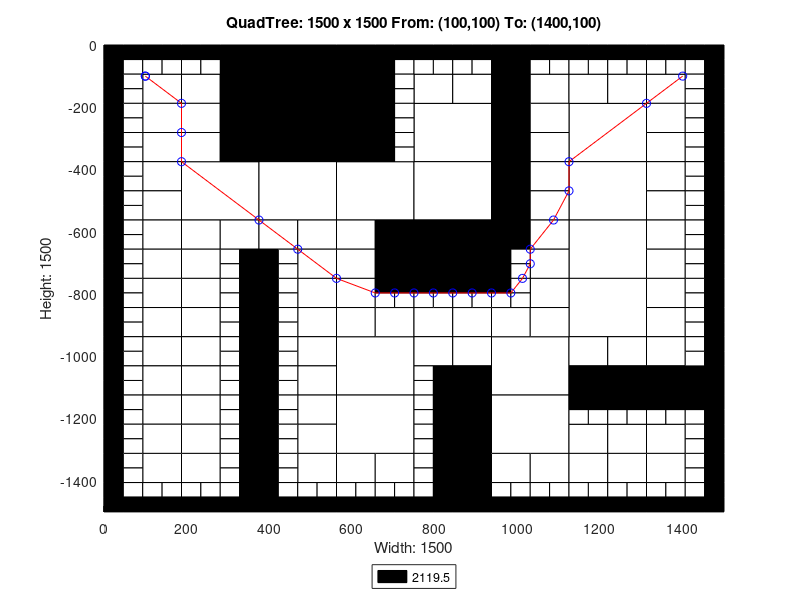

Recreate this plot in MATLAB.
axis([0 1500 -1500 0]);
title('QuadTree: 1500 x 1500 From: (100,100) To: (1400,100)');
xlabel('Width: 1500');
ylabel('Height: 1500');
rectangle('Position',[375 -187.5 187.5 187.5], 'FaceColor',[0 0 0]);
rectangle('Position',[375 -375 187.5 187.5], 'FaceColor',[0 0 0]);
rectangle('Position',[187.5 -562.5 187.5 187.5], 'FaceColor',[1 1 1]);
rectangle('Position',[375 -562.5 187.5 187.5], 'FaceColor',[1 1 1]);
rectangle('Position',[562.5 -562.5 187.5 187.5], 'FaceColor',[1 1 1]);
rectangle('Position',[750 -375 187.5 187.5], 'FaceColor',[1 1 1]);
rectangle('Position',[1125 -375 187.5 187.5], 'FaceColor',[1 1 1]);
rectangle('Position',[750 -562.5 187.5 187.5], 'FaceColor',[1 1 1]);
rectangle('Position',[750 -750 187.5 187.5], 'FaceColor',[0 0 0]);
rectangle('Position',[1125 -562.5 187.5 187.5], 'FaceColor',[1 1 1]);
rectangle('Position',[1125 -750 187.5 187.5], 'FaceColor',[1 1 1]);
rectangle('Position',[562.5 -1125 187.5 187.5], 'FaceColor',[1 1 1]);
rectangle('Position',[562.5 -1312.5 187.5 187.5], 'FaceColor',[1 1 1]);
rectangle('Position',[937.5 -1125 187.5 187.5], 'FaceColor',[1 1 1]);
rectangle('Position',[1125 -937.5 187.5 187.5], 'FaceColor',[1 1 1]);
rectangle('Position',[937.5 -1312.5 187.5 187.5], 'FaceColor',[1 1 1]);
rectangle('Position',[93.75 -187.5 93.75 93.75], 'FaceColor',[1 1 1]);
rectangle('Position',[281.25 -93.75 93.75 93.75], 'FaceColor',[0 0 0]);
rectangle('Position',[187.5 -187.5 93.75 93.75], 'FaceColor',[1 1 1]);
rectangle('Position',[281.25 -187.5 93.75 93.75], 'FaceColor',[0 0 0]);
rectangle('Position',[93.75 -281.25 93.75 93.75], 'FaceColor',[1 1 1]);
rectangle('Position',[93.75 -375 93.75 93.75], 'FaceColor',[1 1 1]);
rectangle('Position',[187.5 -281.25 93.75 93.75], 'FaceColor',[1 1 1]);
rectangle('Position',[281.25 -281.25 93.75 93.75], 'FaceColor',[0 0 0]);
rectangle('Position',[187.5 -375 93.75 93.75], 'FaceColor',[1 1 1]);
rectangle('Position',[281.25 -375 93.75 93.75], 'FaceColor',[0 0 0]);
rectangle('Position',[562.5 -93.75 93.75 93.75], 'FaceColor',[0 0 0]);
rectangle('Position',[562.5 -187.5 93.75 93.75], 'FaceColor',[0 0 0]);
rectangle('Position',[562.5 -281.25 93.75 93.75], 'FaceColor',[0 0 0]);
rectangle('Position',[562.5 -375 93.75 93.75], 'FaceColor',[0 0 0]);
rectangle('Position',[93.75 -468.75 93.75 93.75], 'FaceColor',[1 1 1]);
rectangle('Position',[93.75 -562.5 93.75 93.75], 'FaceColor',[1 1 1]);
rectangle('Position',[93.75 -656.25 93.75 93.75], 'FaceColor',[1 1 1]);
rectangle('Position',[93.75 -750 93.75 93.75], 'FaceColor',[1 1 1]);
rectangle('Position',[187.5 -656.25 93.75 93.75], 'FaceColor',[1 1 1]);
rectangle('Position',[281.25 -656.25 93.75 93.75], 'FaceColor',[1 1 1]);
rectangle('Position',[187.5 -750 93.75 93.75], 'FaceColor',[1 1 1]);
rectangle('Position',[375 -656.25 93.75 93.75], 'FaceColor',[1 1 1]);
rectangle('Position',[468.75 -656.25 93.75 93.75], 'FaceColor',[1 1 1]);
rectangle('Position',[468.75 -750 93.75 93.75], 'FaceColor',[1 1 1]);
rectangle('Position',[562.5 -656.25 93.75 93.75], 'FaceColor',[1 1 1]);
rectangle('Position',[656.25 -656.25 93.75 93.75], 'FaceColor',[0 0 0]);
rectangle('Position',[562.5 -750 93.75 93.75], 'FaceColor',[1 1 1]);
rectangle('Position',[656.25 -750 93.75 93.75], 'FaceColor',[0 0 0]);
rectangle('Position',[750 -187.5 93.75 93.75], 'FaceColor',[1 1 1]);
rectangle('Position',[843.75 -187.5 93.75 93.75], 'FaceColor',[1 1 1]);
rectangle('Position',[937.5 -93.75 93.75 93.75], 'FaceColor',[0 0 0]);
rectangle('Position',[937.5 -187.5 93.75 93.75], 'FaceColor',[0 0 0]);
rectangle('Position',[1031.25 -187.5 93.75 93.75], 'FaceColor',[1 1 1]);
rectangle('Position',[937.5 -281.25 93.75 93.75], 'FaceColor',[0 0 0]);
rectangle('Position',[1031.25 -281.25 93.75 93.75], 'FaceColor',[1 1 1]);
rectangle('Position',[937.5 -375 93.75 93.75], 'FaceColor',[0 0 0]);
rectangle('Position',[1031.25 -375 93.75 93.75], 'FaceColor',[1 1 1]);
rectangle('Position',[1125 -187.5 93.75 93.75], 'FaceColor',[1 1 1]);
rectangle('Position',[1218.75 -187.5 93.75 93.75], 'FaceColor',[1 1 1]);
rectangle('Position',[1312.5 -187.5 93.75 93.75], 'FaceColor',[1 1 1]);
rectangle('Position',[1312.5 -281.25 93.75 93.75], 'FaceColor',[1 1 1]);
rectangle('Position',[1312.5 -375 93.75 93.75], 'FaceColor',[1 1 1]);
rectangle('Position',[937.5 -468.75 93.75 93.75], 'FaceColor',[0 0 0]);
rectangle('Position',[1031.25 -468.75 93.75 93.75], 'FaceColor',[1 1 1]);
rectangle('Position',[937.5 -562.5 93.75 93.75], 'FaceColor',[0 0 0]);
rectangle('Position',[1031.25 -562.5 93.75 93.75], 'FaceColor',[1 1 1]);
rectangle('Position',[937.5 -656.25 93.75 93.75], 'FaceColor',[0 0 0]);
rectangle('Position',[1031.25 -656.25 93.75 93.75], 'FaceColor',[1 1 1]);
rectangle('Position',[1031.25 -750 93.75 93.75], 'FaceColor',[1 1 1]);
rectangle('Position',[1312.5 -468.75 93.75 93.75], 'FaceColor',[1 1 1]);
rectangle('Position',[1312.5 -562.5 93.75 93.75], 'FaceColor',[1 1 1]);
rectangle('Position',[1312.5 -656.25 93.75 93.75], 'FaceColor',[1 1 1]);
rectangle('Position',[1312.5 -750 93.75 93.75], 'FaceColor',[1 1 1]);
rectangle('Position',[93.75 -843.75 93.75 93.75], 'FaceColor',[1 1 1]);
rectangle('Position',[93.75 -937.5 93.75 93.75], 'FaceColor',[1 1 1]);
rectangle('Position',[187.5 -843.75 93.75 93.75], 'FaceColor',[1 1 1]);
rectangle('Position',[187.5 -937.5 93.75 93.75], 'FaceColor',[1 1 1]);
rectangle('Position',[93.75 -1031.25 93.75 93.75], 'FaceColor',[1 1 1]);
rectangle('Position',[93.75 -1125 93.75 93.75], 'FaceColor',[1 1 1]);
rectangle('Position',[187.5 -1031.25 93.75 93.75], 'FaceColor',[1 1 1]);
rectangle('Position',[187.5 -1125 93.75 93.75], 'FaceColor',[1 1 1]);
rectangle('Position',[468.75 -843.75 93.75 93.75], 'FaceColor',[1 1 1]);
rectangle('Position',[468.75 -937.5 93.75 93.75], 'FaceColor',[1 1 1]);
rectangle('Position',[562.5 -843.75 93.75 93.75], 'FaceColor',[1 1 1]);
rectangle('Position',[562.5 -937.5 93.75 93.75], 'FaceColor',[1 1 1]);
rectangle('Position',[656.25 -937.5 93.75 93.75], 'FaceColor',[1 1 1]);
rectangle('Position',[468.75 -1031.25 93.75 93.75], 'FaceColor',[1 1 1]);
rectangle('Position',[468.75 -1125 93.75 93.75], 'FaceColor',[1 1 1]);
rectangle('Position',[93.75 -1218.75 93.75 93.75], 'FaceColor',[1 1 1]);
rectangle('Position',[93.75 -1312.5 93.75 93.75], 'FaceColor',[1 1 1]);
rectangle('Position',[187.5 -1218.75 93.75 93.75], 'FaceColor',[1 1 1]);
rectangle('Position',[187.5 -1312.5 93.75 93.75], 'FaceColor',[1 1 1]);
rectangle('Position',[93.75 -1406.25 93.75 93.75], 'FaceColor',[1 1 1]);
rectangle('Position',[187.5 -1406.25 93.75 93.75], 'FaceColor',[1 1 1]);
rectangle('Position',[468.75 -1218.75 93.75 93.75], 'FaceColor',[1 1 1]);
rectangle('Position',[468.75 -1312.5 93.75 93.75], 'FaceColor',[1 1 1]);
rectangle('Position',[468.75 -1406.25 93.75 93.75], 'FaceColor',[1 1 1]);
rectangle('Position',[562.5 -1406.25 93.75 93.75], 'FaceColor',[1 1 1]);
rectangle('Position',[656.25 -1406.25 93.75 93.75], 'FaceColor',[1 1 1]);
rectangle('Position',[750 -937.5 93.75 93.75], 'FaceColor',[1 1 1]);
rectangle('Position',[843.75 -937.5 93.75 93.75], 'FaceColor',[1 1 1]);
rectangle('Position',[1031.25 -843.75 93.75 93.75], 'FaceColor',[1 1 1]);
rectangle('Position',[937.5 -937.5 93.75 93.75], 'FaceColor',[1 1 1]);
rectangle('Position',[1031.25 -937.5 93.75 93.75], 'FaceColor',[1 1 1]);
rectangle('Position',[750 -1031.25 93.75 93.75], 'FaceColor',[1 1 1]);
rectangle('Position',[843.75 -1031.25 93.75 93.75], 'FaceColor',[1 1 1]);
rectangle('Position',[843.75 -1125 93.75 93.75], 'FaceColor',[0 0 0]);
rectangle('Position',[1312.5 -843.75 93.75 93.75], 'FaceColor',[1 1 1]);
rectangle('Position',[1312.5 -937.5 93.75 93.75], 'FaceColor',[1 1 1]);
rectangle('Position',[1125 -1031.25 93.75 93.75], 'FaceColor',[1 1 1]);
rectangle('Position',[1218.75 -1031.25 93.75 93.75], 'FaceColor',[1 1 1]);
rectangle('Position',[1125 -1125 93.75 93.75], 'FaceColor',[0 0 0]);
rectangle('Position',[1218.75 -1125 93.75 93.75], 'FaceColor',[0 0 0]);
rectangle('Position',[1312.5 -1031.25 93.75 93.75], 'FaceColor',[1 1 1]);
rectangle('Position',[1312.5 -1125 93.75 93.75], 'FaceColor',[0 0 0]);
rectangle('Position',[1406.25 -1125 93.75 93.75], 'FaceColor',[0 0 0]);
rectangle('Position',[843.75 -1218.75 93.75 93.75], 'FaceColor',[0 0 0]);
rectangle('Position',[843.75 -1312.5 93.75 93.75], 'FaceColor',[0 0 0]);
rectangle('Position',[843.75 -1406.25 93.75 93.75], 'FaceColor',[0 0 0]);
rectangle('Position',[843.75 -1500 93.75 93.75], 'FaceColor',[0 0 0]);
rectangle('Position',[937.5 -1406.25 93.75 93.75], 'FaceColor',[1 1 1]);
rectangle('Position',[1031.25 -1406.25 93.75 93.75], 'FaceColor',[1 1 1]);
rectangle('Position',[1125 -1312.5 93.75 93.75], 'FaceColor',[1 1 1]);
rectangle('Position',[1218.75 -1312.5 93.75 93.75], 'FaceColor',[1 1 1]);
rectangle('Position',[1312.5 -1312.5 93.75 93.75], 'FaceColor',[1 1 1]);
rectangle('Position',[1125 -1406.25 93.75 93.75], 'FaceColor',[1 1 1]);
rectangle('Position',[1218.75 -1406.25 93.75 93.75], 'FaceColor',[1 1 1]);
rectangle('Position',[1312.5 -1406.25 93.75 93.75], 'FaceColor',[1 1 1]);
rectangle('Position',[0 -46.875 46.875 46.875], 'FaceColor',[0 0 0]);
rectangle('Position',[46.875 -46.875 46.875 46.875], 'FaceColor',[0 0 0]);
rectangle('Position',[0 -93.75 46.875 46.875], 'FaceColor',[0 0 0]);
rectangle('Position',[46.875 -93.75 46.875 46.875], 'FaceColor',[1 1 1]);
rectangle('Position',[93.75 -46.875 46.875 46.875], 'FaceColor',[0 0 0]);
rectangle('Position',[140.625 -46.875 46.875 46.875], 'FaceColor',[0 0 0]);
rectangle('Position',[93.75 -93.75 46.875 46.875], 'FaceColor',[1 1 1]);
rectangle('Position',[140.625 -93.75 46.875 46.875], 'FaceColor',[1 1 1]);
rectangle('Position',[0 -140.625 46.875 46.875], 'FaceColor',[0 0 0]);
rectangle('Position',[46.875 -140.625 46.875 46.875], 'FaceColor',[1 1 1]);
rectangle('Position',[0 -187.5 46.875 46.875], 'FaceColor',[0 0 0]);
rectangle('Position',[46.875 -187.5 46.875 46.875], 'FaceColor',[1 1 1]);
rectangle('Position',[187.5 -46.875 46.875 46.875], 'FaceColor',[0 0 0]);
rectangle('Position',[234.375 -46.875 46.875 46.875], 'FaceColor',[0 0 0]);
rectangle('Position',[187.5 -93.75 46.875 46.875], 'FaceColor',[1 1 1]);
rectangle('Position',[234.375 -93.75 46.875 46.875], 'FaceColor',[1 1 1]);
rectangle('Position',[0 -234.375 46.875 46.875], 'FaceColor',[0 0 0]);
rectangle('Position',[46.875 -234.375 46.875 46.875], 'FaceColor',[1 1 1]);
rectangle('Position',[0 -281.25 46.875 46.875], 'FaceColor',[0 0 0]);
rectangle('Position',[46.875 -281.25 46.875 46.875], 'FaceColor',[1 1 1]);
rectangle('Position',[0 -328.125 46.875 46.875], 'FaceColor',[0 0 0]);
rectangle('Position',[46.875 -328.125 46.875 46.875], 'FaceColor',[1 1 1]);
rectangle('Position',[0 -375 46.875 46.875], 'FaceColor',[0 0 0]);
rectangle('Position',[46.875 -375 46.875 46.875], 'FaceColor',[1 1 1]);
rectangle('Position',[656.25 -46.875 46.875 46.875], 'FaceColor',[0 0 0]);
rectangle('Position',[703.125 -46.875 46.875 46.875], 'FaceColor',[0 0 0]);
rectangle('Position',[656.25 -93.75 46.875 46.875], 'FaceColor',[0 0 0]);
rectangle('Position',[703.125 -93.75 46.875 46.875], 'FaceColor',[1 1 1]);
rectangle('Position',[656.25 -140.625 46.875 46.875], 'FaceColor',[0 0 0]);
rectangle('Position',[703.125 -140.625 46.875 46.875], 'FaceColor',[1 1 1]);
rectangle('Position',[656.25 -187.5 46.875 46.875], 'FaceColor',[0 0 0]);
rectangle('Position',[703.125 -187.5 46.875 46.875], 'FaceColor',[1 1 1]);
rectangle('Position',[656.25 -234.375 46.875 46.875], 'FaceColor',[0 0 0]);
rectangle('Position',[703.125 -234.375 46.875 46.875], 'FaceColor',[1 1 1]);
rectangle('Position',[656.25 -281.25 46.875 46.875], 'FaceColor',[0 0 0]);
rectangle('Position',[703.125 -281.25 46.875 46.875], 'FaceColor',[1 1 1]);
rectangle('Position',[656.25 -328.125 46.875 46.875], 'FaceColor',[0 0 0]);
rectangle('Position',[703.125 -328.125 46.875 46.875], 'FaceColor',[1 1 1]);
rectangle('Position',[656.25 -375 46.875 46.875], 'FaceColor',[0 0 0]);
rectangle('Position',[703.125 -375 46.875 46.875], 'FaceColor',[1 1 1]);
rectangle('Position',[0 -421.875 46.875 46.875], 'FaceColor',[0 0 0]);
rectangle('Position',[46.875 -421.875 46.875 46.875], 'FaceColor',[1 1 1]);
rectangle('Position',[0 -468.75 46.875 46.875], 'FaceColor',[0 0 0]);
rectangle('Position',[46.875 -468.75 46.875 46.875], 'FaceColor',[1 1 1]);
rectangle('Position',[0 -515.625 46.875 46.875], 'FaceColor',[0 0 0]);
rectangle('Position',[46.875 -515.625 46.875 46.875], 'FaceColor',[1 1 1]);
rectangle('Position',[0 -562.5 46.875 46.875], 'FaceColor',[0 0 0]);
rectangle('Position',[46.875 -562.5 46.875 46.875], 'FaceColor',[1 1 1]);
rectangle('Position',[0 -609.375 46.875 46.875], 'FaceColor',[0 0 0]);
rectangle('Position',[46.875 -609.375 46.875 46.875], 'FaceColor',[1 1 1]);
rectangle('Position',[0 -656.25 46.875 46.875], 'FaceColor',[0 0 0]);
rectangle('Position',[46.875 -656.25 46.875 46.875], 'FaceColor',[1 1 1]);
rectangle('Position',[0 -703.125 46.875 46.875], 'FaceColor',[0 0 0]);
rectangle('Position',[46.875 -703.125 46.875 46.875], 'FaceColor',[1 1 1]);
rectangle('Position',[0 -750 46.875 46.875], 'FaceColor',[0 0 0]);
rectangle('Position',[46.875 -750 46.875 46.875], 'FaceColor',[1 1 1]);
rectangle('Position',[281.25 -703.125 46.875 46.875], 'FaceColor',[1 1 1]);
rectangle('Position',[328.125 -703.125 46.875 46.875], 'FaceColor',[0 0 0]);
rectangle('Position',[281.25 -750 46.875 46.875], 'FaceColor',[1 1 1]);
rectangle('Position',[328.125 -750 46.875 46.875], 'FaceColor',[0 0 0]);
rectangle('Position',[375 -703.125 46.875 46.875], 'FaceColor',[0 0 0]);
rectangle('Position',[421.875 -703.125 46.875 46.875], 'FaceColor',[1 1 1]);
rectangle('Position',[375 -750 46.875 46.875], 'FaceColor',[0 0 0]);
rectangle('Position',[421.875 -750 46.875 46.875], 'FaceColor',[1 1 1]);
rectangle('Position',[750 -46.875 46.875 46.875], 'FaceColor',[0 0 0]);
rectangle('Position',[796.875 -46.875 46.875 46.875], 'FaceColor',[0 0 0]);
rectangle('Position',[750 -93.75 46.875 46.875], 'FaceColor',[1 1 1]);
rectangle('Position',[796.875 -93.75 46.875 46.875], 'FaceColor',[1 1 1]);
rectangle('Position',[843.75 -46.875 46.875 46.875], 'FaceColor',[0 0 0]);
rectangle('Position',[890.625 -46.875 46.875 46.875], 'FaceColor',[0 0 0]);
rectangle('Position',[843.75 -93.75 46.875 46.875], 'FaceColor',[1 1 1]);
rectangle('Position',[890.625 -93.75 46.875 46.875], 'FaceColor',[1 1 1]);
rectangle('Position',[1031.25 -46.875 46.875 46.875], 'FaceColor',[0 0 0]);
rectangle('Position',[1078.12 -46.875 46.875 46.875], 'FaceColor',[0 0 0]);
rectangle('Position',[1031.25 -93.75 46.875 46.875], 'FaceColor',[1 1 1]);
rectangle('Position',[1078.12 -93.75 46.875 46.875], 'FaceColor',[1 1 1]);
rectangle('Position',[1125 -46.875 46.875 46.875], 'FaceColor',[0 0 0]);
rectangle('Position',[1171.88 -46.875 46.875 46.875], 'FaceColor',[0 0 0]);
rectangle('Position',[1125 -93.75 46.875 46.875], 'FaceColor',[1 1 1]);
rectangle('Position',[1171.88 -93.75 46.875 46.875], 'FaceColor',[1 1 1]);
rectangle('Position',[1218.75 -46.875 46.875 46.875], 'FaceColor',[0 0 0]);
rectangle('Position',[1265.62 -46.875 46.875 46.875], 'FaceColor',[0 0 0]);
rectangle('Position',[1218.75 -93.75 46.875 46.875], 'FaceColor',[1 1 1]);
rectangle('Position',[1265.62 -93.75 46.875 46.875], 'FaceColor',[1 1 1]);
rectangle('Position',[1312.5 -46.875 46.875 46.875], 'FaceColor',[0 0 0]);
rectangle('Position',[1359.38 -46.875 46.875 46.875], 'FaceColor',[0 0 0]);
rectangle('Position',[1312.5 -93.75 46.875 46.875], 'FaceColor',[1 1 1]);
rectangle('Position',[1359.38 -93.75 46.875 46.875], 'FaceColor',[1 1 1]);
rectangle('Position',[1406.25 -46.875 46.875 46.875], 'FaceColor',[0 0 0]);
rectangle('Position',[1453.12 -46.875 46.875 46.875], 'FaceColor',[0 0 0]);
rectangle('Position',[1406.25 -93.75 46.875 46.875], 'FaceColor',[1 1 1]);
rectangle('Position',[1453.12 -93.75 46.875 46.875], 'FaceColor',[0 0 0]);
rectangle('Position',[1406.25 -140.625 46.875 46.875], 'FaceColor',[1 1 1]);
rectangle('Position',[1453.12 -140.625 46.875 46.875], 'FaceColor',[0 0 0]);
rectangle('Position',[1406.25 -187.5 46.875 46.875], 'FaceColor',[1 1 1]);
rectangle('Position',[1453.12 -187.5 46.875 46.875], 'FaceColor',[0 0 0]);
rectangle('Position',[1406.25 -234.375 46.875 46.875], 'FaceColor',[1 1 1]);
rectangle('Position',[1453.12 -234.375 46.875 46.875], 'FaceColor',[0 0 0]);
rectangle('Position',[1406.25 -281.25 46.875 46.875], 'FaceColor',[1 1 1]);
rectangle('Position',[1453.12 -281.25 46.875 46.875], 'FaceColor',[0 0 0]);
rectangle('Position',[1406.25 -328.125 46.875 46.875], 'FaceColor',[1 1 1]);
rectangle('Position',[1453.12 -328.125 46.875 46.875], 'FaceColor',[0 0 0]);
rectangle('Position',[1406.25 -375 46.875 46.875], 'FaceColor',[1 1 1]);
rectangle('Position',[1453.12 -375 46.875 46.875], 'FaceColor',[0 0 0]);
rectangle('Position',[937.5 -703.125 46.875 46.875], 'FaceColor',[0 0 0]);
rectangle('Position',[984.375 -703.125 46.875 46.875], 'FaceColor',[1 1 1]);
rectangle('Position',[937.5 -750 46.875 46.875], 'FaceColor',[0 0 0]);
rectangle('Position',[984.375 -750 46.875 46.875], 'FaceColor',[1 1 1]);
rectangle('Position',[1406.25 -421.875 46.875 46.875], 'FaceColor',[1 1 1]);
rectangle('Position',[1453.12 -421.875 46.875 46.875], 'FaceColor',[0 0 0]);
rectangle('Position',[1406.25 -468.75 46.875 46.875], 'FaceColor',[1 1 1]);
rectangle('Position',[1453.12 -468.75 46.875 46.875], 'FaceColor',[0 0 0]);
rectangle('Position',[1406.25 -515.625 46.875 46.875], 'FaceColor',[1 1 1]);
rectangle('Position',[1453.12 -515.625 46.875 46.875], 'FaceColor',[0 0 0]);
rectangle('Position',[1406.25 -562.5 46.875 46.875], 'FaceColor',[1 1 1]);
rectangle('Position',[1453.12 -562.5 46.875 46.875], 'FaceColor',[0 0 0]);
rectangle('Position',[1406.25 -609.375 46.875 46.875], 'FaceColor',[1 1 1]);
rectangle('Position',[1453.12 -609.375 46.875 46.875], 'FaceColor',[0 0 0]);
rectangle('Position',[1406.25 -656.25 46.875 46.875], 'FaceColor',[1 1 1]);
rectangle('Position',[1453.12 -656.25 46.875 46.875], 'FaceColor',[0 0 0]);
rectangle('Position',[1406.25 -703.125 46.875 46.875], 'FaceColor',[1 1 1]);
rectangle('Position',[1453.12 -703.125 46.875 46.875], 'FaceColor',[0 0 0]);
rectangle('Position',[1406.25 -750 46.875 46.875], 'FaceColor',[1 1 1]);
rectangle('Position',[1453.12 -750 46.875 46.875], 'FaceColor',[0 0 0]);
rectangle('Position',[0 -796.875 46.875 46.875], 'FaceColor',[0 0 0]);
rectangle('Position',[46.875 -796.875 46.875 46.875], 'FaceColor',[1 1 1]);
rectangle('Position',[0 -843.75 46.875 46.875], 'FaceColor',[0 0 0]);
rectangle('Position',[46.875 -843.75 46.875 46.875], 'FaceColor',[1 1 1]);
rectangle('Position',[0 -890.625 46.875 46.875], 'FaceColor',[0 0 0]);
rectangle('Position',[46.875 -890.625 46.875 46.875], 'FaceColor',[1 1 1]);
rectangle('Position',[0 -937.5 46.875 46.875], 'FaceColor',[0 0 0]);
rectangle('Position',[46.875 -937.5 46.875 46.875], 'FaceColor',[1 1 1]);
rectangle('Position',[281.25 -796.875 46.875 46.875], 'FaceColor',[1 1 1]);
rectangle('Position',[328.125 -796.875 46.875 46.875], 'FaceColor',[0 0 0]);
rectangle('Position',[281.25 -843.75 46.875 46.875], 'FaceColor',[1 1 1]);
rectangle('Position',[328.125 -843.75 46.875 46.875], 'FaceColor',[0 0 0]);
rectangle('Position',[281.25 -890.625 46.875 46.875], 'FaceColor',[1 1 1]);
rectangle('Position',[328.125 -890.625 46.875 46.875], 'FaceColor',[0 0 0]);
rectangle('Position',[281.25 -937.5 46.875 46.875], 'FaceColor',[1 1 1]);
rectangle('Position',[328.125 -937.5 46.875 46.875], 'FaceColor',[0 0 0]);
rectangle('Position',[0 -984.375 46.875 46.875], 'FaceColor',[0 0 0]);
rectangle('Position',[46.875 -984.375 46.875 46.875], 'FaceColor',[1 1 1]);
rectangle('Position',[0 -1031.25 46.875 46.875], 'FaceColor',[0 0 0]);
rectangle('Position',[46.875 -1031.25 46.875 46.875], 'FaceColor',[1 1 1]);
rectangle('Position',[0 -1078.12 46.875 46.875], 'FaceColor',[0 0 0]);
rectangle('Position',[46.875 -1078.12 46.875 46.875], 'FaceColor',[1 1 1]);
rectangle('Position',[0 -1125 46.875 46.875], 'FaceColor',[0 0 0]);
rectangle('Position',[46.875 -1125 46.875 46.875], 'FaceColor',[1 1 1]);
rectangle('Position',[281.25 -984.375 46.875 46.875], 'FaceColor',[1 1 1]);
rectangle('Position',[328.125 -984.375 46.875 46.875], 'FaceColor',[0 0 0]);
rectangle('Position',[281.25 -1031.25 46.875 46.875], 'FaceColor',[1 1 1]);
rectangle('Position',[328.125 -1031.25 46.875 46.875], 'FaceColor',[0 0 0]);
rectangle('Position',[281.25 -1078.12 46.875 46.875], 'FaceColor',[1 1 1]);
rectangle('Position',[328.125 -1078.12 46.875 46.875], 'FaceColor',[0 0 0]);
rectangle('Position',[281.25 -1125 46.875 46.875], 'FaceColor',[1 1 1]);
rectangle('Position',[328.125 -1125 46.875 46.875], 'FaceColor',[0 0 0]);
rectangle('Position',[375 -796.875 46.875 46.875], 'FaceColor',[0 0 0]);
rectangle('Position',[421.875 -796.875 46.875 46.875], 'FaceColor',[1 1 1]);
rectangle('Position',[375 -843.75 46.875 46.875], 'FaceColor',[0 0 0]);
rectangle('Position',[421.875 -843.75 46.875 46.875], 'FaceColor',[1 1 1]);
rectangle('Position',[375 -890.625 46.875 46.875], 'FaceColor',[0 0 0]);
rectangle('Position',[421.875 -890.625 46.875 46.875], 'FaceColor',[1 1 1]);
rectangle('Position',[375 -937.5 46.875 46.875], 'FaceColor',[0 0 0]);
rectangle('Position',[421.875 -937.5 46.875 46.875], 'FaceColor',[1 1 1]);
rectangle('Position',[656.25 -796.875 46.875 46.875], 'FaceColor',[0 0 0]);
rectangle('Position',[703.125 -796.875 46.875 46.875], 'FaceColor',[0 0 0]);
rectangle('Position',[656.25 -843.75 46.875 46.875], 'FaceColor',[1 1 1]);
rectangle('Position',[703.125 -843.75 46.875 46.875], 'FaceColor',[1 1 1]);
rectangle('Position',[375 -984.375 46.875 46.875], 'FaceColor',[0 0 0]);
rectangle('Position',[421.875 -984.375 46.875 46.875], 'FaceColor',[1 1 1]);
rectangle('Position',[375 -1031.25 46.875 46.875], 'FaceColor',[0 0 0]);
rectangle('Position',[421.875 -1031.25 46.875 46.875], 'FaceColor',[1 1 1]);
rectangle('Position',[375 -1078.12 46.875 46.875], 'FaceColor',[0 0 0]);
rectangle('Position',[421.875 -1078.12 46.875 46.875], 'FaceColor',[1 1 1]);
rectangle('Position',[375 -1125 46.875 46.875], 'FaceColor',[0 0 0]);
rectangle('Position',[421.875 -1125 46.875 46.875], 'FaceColor',[1 1 1]);
rectangle('Position',[0 -1171.88 46.875 46.875], 'FaceColor',[0 0 0]);
rectangle('Position',[46.875 -1171.88 46.875 46.875], 'FaceColor',[1 1 1]);
rectangle('Position',[0 -1218.75 46.875 46.875], 'FaceColor',[0 0 0]);
rectangle('Position',[46.875 -1218.75 46.875 46.875], 'FaceColor',[1 1 1]);
rectangle('Position',[0 -1265.62 46.875 46.875], 'FaceColor',[0 0 0]);
rectangle('Position',[46.875 -1265.62 46.875 46.875], 'FaceColor',[1 1 1]);
rectangle('Position',[0 -1312.5 46.875 46.875], 'FaceColor',[0 0 0]);
rectangle('Position',[46.875 -1312.5 46.875 46.875], 'FaceColor',[1 1 1]);
rectangle('Position',[281.25 -1171.88 46.875 46.875], 'FaceColor',[1 1 1]);
rectangle('Position',[328.125 -1171.88 46.875 46.875], 'FaceColor',[0 0 0]);
rectangle('Position',[281.25 -1218.75 46.875 46.875], 'FaceColor',[1 1 1]);
rectangle('Position',[328.125 -1218.75 46.875 46.875], 'FaceColor',[0 0 0]);
rectangle('Position',[281.25 -1265.62 46.875 46.875], 'FaceColor',[1 1 1]);
rectangle('Position',[328.125 -1265.62 46.875 46.875], 'FaceColor',[0 0 0]);
rectangle('Position',[281.25 -1312.5 46.875 46.875], 'FaceColor',[1 1 1]);
rectangle('Position',[328.125 -1312.5 46.875 46.875], 'FaceColor',[0 0 0]);
rectangle('Position',[0 -1359.38 46.875 46.875], 'FaceColor',[0 0 0]);
rectangle('Position',[46.875 -1359.38 46.875 46.875], 'FaceColor',[1 1 1]);
rectangle('Position',[0 -1406.25 46.875 46.875], 'FaceColor',[0 0 0]);
rectangle('Position',[46.875 -1406.25 46.875 46.875], 'FaceColor',[1 1 1]);
rectangle('Position',[0 -1453.12 46.875 46.875], 'FaceColor',[0 0 0]);
rectangle('Position',[46.875 -1453.12 46.875 46.875], 'FaceColor',[1 1 1]);
rectangle('Position',[0 -1500 46.875 46.875], 'FaceColor',[0 0 0]);
rectangle('Position',[46.875 -1500 46.875 46.875], 'FaceColor',[0 0 0]);
rectangle('Position',[93.75 -1453.12 46.875 46.875], 'FaceColor',[1 1 1]);
rectangle('Position',[140.625 -1453.12 46.875 46.875], 'FaceColor',[1 1 1]);
rectangle('Position',[93.75 -1500 46.875 46.875], 'FaceColor',[0 0 0]);
rectangle('Position',[140.625 -1500 46.875 46.875], 'FaceColor',[0 0 0]);
rectangle('Position',[281.25 -1359.38 46.875 46.875], 'FaceColor',[1 1 1]);
rectangle('Position',[328.125 -1359.38 46.875 46.875], 'FaceColor',[0 0 0]);
rectangle('Position',[281.25 -1406.25 46.875 46.875], 'FaceColor',[1 1 1]);
rectangle('Position',[328.125 -1406.25 46.875 46.875], 'FaceColor',[0 0 0]);
rectangle('Position',[187.5 -1453.12 46.875 46.875], 'FaceColor',[1 1 1]);
rectangle('Position',[234.375 -1453.12 46.875 46.875], 'FaceColor',[1 1 1]);
rectangle('Position',[187.5 -1500 46.875 46.875], 'FaceColor',[0 0 0]);
rectangle('Position',[234.375 -1500 46.875 46.875], 'FaceColor',[0 0 0]);
rectangle('Position',[281.25 -1453.12 46.875 46.875], 'FaceColor',[1 1 1]);
rectangle('Position',[328.125 -1453.12 46.875 46.875], 'FaceColor',[0 0 0]);
rectangle('Position',[281.25 -1500 46.875 46.875], 'FaceColor',[0 0 0]);
rectangle('Position',[328.125 -1500 46.875 46.875], 'FaceColor',[0 0 0]);
rectangle('Position',[375 -1171.88 46.875 46.875], 'FaceColor',[0 0 0]);
rectangle('Position',[421.875 -1171.88 46.875 46.875], 'FaceColor',[1 1 1]);
rectangle('Position',[375 -1218.75 46.875 46.875], 'FaceColor',[0 0 0]);
rectangle('Position',[421.875 -1218.75 46.875 46.875], 'FaceColor',[1 1 1]);
rectangle('Position',[375 -1265.62 46.875 46.875], 'FaceColor',[0 0 0]);
rectangle('Position',[421.875 -1265.62 46.875 46.875], 'FaceColor',[1 1 1]);
rectangle('Position',[375 -1312.5 46.875 46.875], 'FaceColor',[0 0 0]);
rectangle('Position',[421.875 -1312.5 46.875 46.875], 'FaceColor',[1 1 1]);
rectangle('Position',[375 -1359.38 46.875 46.875], 'FaceColor',[0 0 0]);
rectangle('Position',[421.875 -1359.38 46.875 46.875], 'FaceColor',[1 1 1]);
rectangle('Position',[375 -1406.25 46.875 46.875], 'FaceColor',[0 0 0]);
rectangle('Position',[421.875 -1406.25 46.875 46.875], 'FaceColor',[1 1 1]);
rectangle('Position',[375 -1453.12 46.875 46.875], 'FaceColor',[0 0 0]);
rectangle('Position',[421.875 -1453.12 46.875 46.875], 'FaceColor',[1 1 1]);
rectangle('Position',[375 -1500 46.875 46.875], 'FaceColor',[0 0 0]);
rectangle('Position',[421.875 -1500 46.875 46.875], 'FaceColor',[0 0 0]);
rectangle('Position',[468.75 -1453.12 46.875 46.875], 'FaceColor',[1 1 1]);
rectangle('Position',[515.625 -1453.12 46.875 46.875], 'FaceColor',[1 1 1]);
rectangle('Position',[468.75 -1500 46.875 46.875], 'FaceColor',[0 0 0]);
rectangle('Position',[515.625 -1500 46.875 46.875], 'FaceColor',[0 0 0]);
rectangle('Position',[562.5 -1453.12 46.875 46.875], 'FaceColor',[1 1 1]);
rectangle('Position',[609.375 -1453.12 46.875 46.875], 'FaceColor',[1 1 1]);
rectangle('Position',[562.5 -1500 46.875 46.875], 'FaceColor',[0 0 0]);
rectangle('Position',[609.375 -1500 46.875 46.875], 'FaceColor',[0 0 0]);
rectangle('Position',[656.25 -1453.12 46.875 46.875], 'FaceColor',[1 1 1]);
rectangle('Position',[703.125 -1453.12 46.875 46.875], 'FaceColor',[1 1 1]);
rectangle('Position',[656.25 -1500 46.875 46.875], 'FaceColor',[0 0 0]);
rectangle('Position',[703.125 -1500 46.875 46.875], 'FaceColor',[0 0 0]);
rectangle('Position',[750 -796.875 46.875 46.875], 'FaceColor',[0 0 0]);
rectangle('Position',[796.875 -796.875 46.875 46.875], 'FaceColor',[0 0 0]);
rectangle('Position',[750 -843.75 46.875 46.875], 'FaceColor',[1 1 1]);
rectangle('Position',[796.875 -843.75 46.875 46.875], 'FaceColor',[1 1 1]);
rectangle('Position',[843.75 -796.875 46.875 46.875], 'FaceColor',[0 0 0]);
rectangle('Position',[890.625 -796.875 46.875 46.875], 'FaceColor',[0 0 0]);
rectangle('Position',[843.75 -843.75 46.875 46.875], 'FaceColor',[1 1 1]);
rectangle('Position',[890.625 -843.75 46.875 46.875], 'FaceColor',[1 1 1]);
rectangle('Position',[937.5 -796.875 46.875 46.875], 'FaceColor',[0 0 0]);
rectangle('Position',[984.375 -796.875 46.875 46.875], 'FaceColor',[1 1 1]);
rectangle('Position',[937.5 -843.75 46.875 46.875], 'FaceColor',[1 1 1]);
rectangle('Position',[984.375 -843.75 46.875 46.875], 'FaceColor',[1 1 1]);
rectangle('Position',[750 -1078.12 46.875 46.875], 'FaceColor',[1 1 1]);
rectangle('Position',[796.875 -1078.12 46.875 46.875], 'FaceColor',[0 0 0]);
rectangle('Position',[750 -1125 46.875 46.875], 'FaceColor',[1 1 1]);
rectangle('Position',[796.875 -1125 46.875 46.875], 'FaceColor',[0 0 0]);
rectangle('Position',[1406.25 -796.875 46.875 46.875], 'FaceColor',[1 1 1]);
rectangle('Position',[1453.12 -796.875 46.875 46.875], 'FaceColor',[0 0 0]);
rectangle('Position',[1406.25 -843.75 46.875 46.875], 'FaceColor',[1 1 1]);
rectangle('Position',[1453.12 -843.75 46.875 46.875], 'FaceColor',[0 0 0]);
rectangle('Position',[1406.25 -890.625 46.875 46.875], 'FaceColor',[1 1 1]);
rectangle('Position',[1453.12 -890.625 46.875 46.875], 'FaceColor',[0 0 0]);
rectangle('Position',[1406.25 -937.5 46.875 46.875], 'FaceColor',[1 1 1]);
rectangle('Position',[1453.12 -937.5 46.875 46.875], 'FaceColor',[0 0 0]);
rectangle('Position',[1406.25 -984.375 46.875 46.875], 'FaceColor',[1 1 1]);
rectangle('Position',[1453.12 -984.375 46.875 46.875], 'FaceColor',[0 0 0]);
rectangle('Position',[1406.25 -1031.25 46.875 46.875], 'FaceColor',[1 1 1]);
rectangle('Position',[1453.12 -1031.25 46.875 46.875], 'FaceColor',[0 0 0]);
rectangle('Position',[750 -1171.88 46.875 46.875], 'FaceColor',[1 1 1]);
rectangle('Position',[796.875 -1171.88 46.875 46.875], 'FaceColor',[0 0 0]);
rectangle('Position',[750 -1218.75 46.875 46.875], 'FaceColor',[1 1 1]);
rectangle('Position',[796.875 -1218.75 46.875 46.875], 'FaceColor',[0 0 0]);
rectangle('Position',[750 -1265.62 46.875 46.875], 'FaceColor',[1 1 1]);
rectangle('Position',[796.875 -1265.62 46.875 46.875], 'FaceColor',[0 0 0]);
rectangle('Position',[750 -1312.5 46.875 46.875], 'FaceColor',[1 1 1]);
rectangle('Position',[796.875 -1312.5 46.875 46.875], 'FaceColor',[0 0 0]);
rectangle('Position',[750 -1359.38 46.875 46.875], 'FaceColor',[1 1 1]);
rectangle('Position',[796.875 -1359.38 46.875 46.875], 'FaceColor',[0 0 0]);
rectangle('Position',[750 -1406.25 46.875 46.875], 'FaceColor',[1 1 1]);
rectangle('Position',[796.875 -1406.25 46.875 46.875], 'FaceColor',[0 0 0]);
rectangle('Position',[750 -1453.12 46.875 46.875], 'FaceColor',[1 1 1]);
rectangle('Position',[796.875 -1453.12 46.875 46.875], 'FaceColor',[0 0 0]);
rectangle('Position',[750 -1500 46.875 46.875], 'FaceColor',[0 0 0]);
rectangle('Position',[796.875 -1500 46.875 46.875], 'FaceColor',[0 0 0]);
rectangle('Position',[937.5 -1453.12 46.875 46.875], 'FaceColor',[1 1 1]);
rectangle('Position',[984.375 -1453.12 46.875 46.875], 'FaceColor',[1 1 1]);
rectangle('Position',[937.5 -1500 46.875 46.875], 'FaceColor',[0 0 0]);
rectangle('Position',[984.375 -1500 46.875 46.875], 'FaceColor',[0 0 0]);
rectangle('Position',[1031.25 -1453.12 46.875 46.875], 'FaceColor',[1 1 1]);
rectangle('Position',[1078.12 -1453.12 46.875 46.875], 'FaceColor',[1 1 1]);
rectangle('Position',[1031.25 -1500 46.875 46.875], 'FaceColor',[0 0 0]);
rectangle('Position',[1078.12 -1500 46.875 46.875], 'FaceColor',[0 0 0]);
rectangle('Position',[1125 -1171.88 46.875 46.875], 'FaceColor',[0 0 0]);
rectangle('Position',[1171.88 -1171.88 46.875 46.875], 'FaceColor',[0 0 0]);
rectangle('Position',[1125 -1218.75 46.875 46.875], 'FaceColor',[1 1 1]);
rectangle('Position',[1171.88 -1218.75 46.875 46.875], 'FaceColor',[1 1 1]);
rectangle('Position',[1218.75 -1171.88 46.875 46.875], 'FaceColor',[0 0 0]);
rectangle('Position',[1265.62 -1171.88 46.875 46.875], 'FaceColor',[0 0 0]);
rectangle('Position',[1218.75 -1218.75 46.875 46.875], 'FaceColor',[1 1 1]);
rectangle('Position',[1265.62 -1218.75 46.875 46.875], 'FaceColor',[1 1 1]);
rectangle('Position',[1312.5 -1171.88 46.875 46.875], 'FaceColor',[0 0 0]);
rectangle('Position',[1359.38 -1171.88 46.875 46.875], 'FaceColor',[0 0 0]);
rectangle('Position',[1312.5 -1218.75 46.875 46.875], 'FaceColor',[1 1 1]);
rectangle('Position',[1359.38 -1218.75 46.875 46.875], 'FaceColor',[1 1 1]);
rectangle('Position',[1406.25 -1171.88 46.875 46.875], 'FaceColor',[0 0 0]);
rectangle('Position',[1453.12 -1171.88 46.875 46.875], 'FaceColor',[0 0 0]);
rectangle('Position',[1406.25 -1218.75 46.875 46.875], 'FaceColor',[1 1 1]);
rectangle('Position',[1453.12 -1218.75 46.875 46.875], 'FaceColor',[0 0 0]);
rectangle('Position',[1406.25 -1265.62 46.875 46.875], 'FaceColor',[1 1 1]);
rectangle('Position',[1453.12 -1265.62 46.875 46.875], 'FaceColor',[0 0 0]);
rectangle('Position',[1406.25 -1312.5 46.875 46.875], 'FaceColor',[1 1 1]);
rectangle('Position',[1453.12 -1312.5 46.875 46.875], 'FaceColor',[0 0 0]);
rectangle('Position',[1125 -1453.12 46.875 46.875], 'FaceColor',[1 1 1]);
rectangle('Position',[1171.88 -1453.12 46.875 46.875], 'FaceColor',[1 1 1]);
rectangle('Position',[1125 -1500 46.875 46.875], 'FaceColor',[0 0 0]);
rectangle('Position',[1171.88 -1500 46.875 46.875], 'FaceColor',[0 0 0]);
rectangle('Position',[1218.75 -1453.12 46.875 46.875], 'FaceColor',[1 1 1]);
rectangle('Position',[1265.62 -1453.12 46.875 46.875], 'FaceColor',[1 1 1]);
rectangle('Position',[1218.75 -1500 46.875 46.875], 'FaceColor',[0 0 0]);
rectangle('Position',[1265.62 -1500 46.875 46.875], 'FaceColor',[0 0 0]);
rectangle('Position',[1406.25 -1359.38 46.875 46.875], 'FaceColor',[1 1 1]);
rectangle('Position',[1453.12 -1359.38 46.875 46.875], 'FaceColor',[0 0 0]);
rectangle('Position',[1406.25 -1406.25 46.875 46.875], 'FaceColor',[1 1 1]);
rectangle('Position',[1453.12 -1406.25 46.875 46.875], 'FaceColor',[0 0 0]);
rectangle('Position',[1312.5 -1453.12 46.875 46.875], 'FaceColor',[1 1 1]);
rectangle('Position',[1359.38 -1453.12 46.875 46.875], 'FaceColor',[1 1 1]);
rectangle('Position',[1312.5 -1500 46.875 46.875], 'FaceColor',[0 0 0]);
rectangle('Position',[1359.38 -1500 46.875 46.875], 'FaceColor',[0 0 0]);
rectangle('Position',[1406.25 -1453.12 46.875 46.875], 'FaceColor',[1 1 1]);
rectangle('Position',[1453.12 -1453.12 46.875 46.875], 'FaceColor',[0 0 0]);
rectangle('Position',[1406.25 -1500 46.875 46.875], 'FaceColor',[0 0 0]);
rectangle('Position',[1453.12 -1500 46.875 46.875], 'FaceColor',[0 0 0]);
X=[1400,1312.5,1125,1125,1087.5,1031.25,1031.25,1012.5,984.375,937.5,890.625,843.75,796.875,750,703.125,656.25,562.5,468.75,375,187.5,187.5,187.5,100,100];
Y=[-100,-187.5,-375,-468.75,-562.5,-656.25,-703.125,-750,-796.875,-796.875,-796.875,-796.875,-796.875,-796.875,-796.875,-796.875,-750,-656.25,-562.5,-375,-281.25,-187.5,-100,-100];
hold on;
plot(X,Y,'r');
plot(X,Y,'bo');
legend('2119.5','Location','southoutside');
